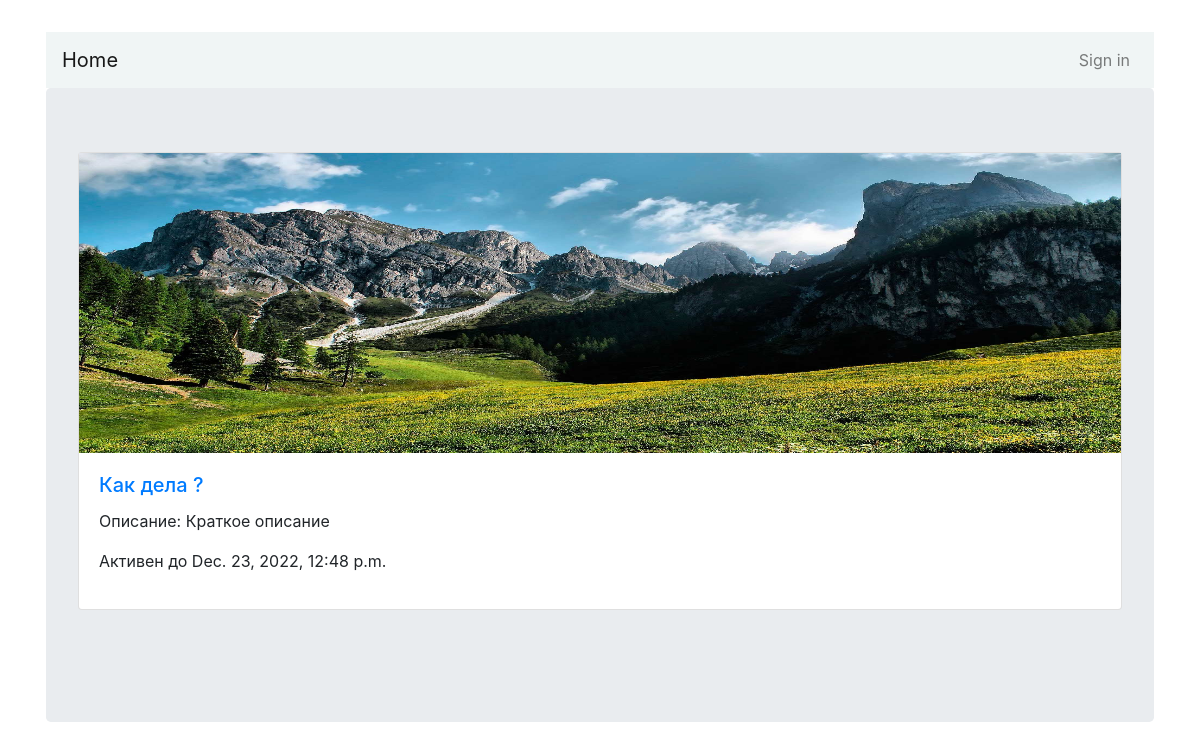
The app's page /index/ with its own data.
### users/models.py (models this page shows, shortened)
class Question(models.Model):
    question_text = models.CharField(max_length=200)
    pub_date = models.DateTimeField('Date published')
    life_time = models.DateTimeField(default=datetime.now() + timedelta(days=1),
                                     verbose_name='Время жизни',
                                     null=False)
    votes = models.IntegerField(default=0)
    img = models.ImageField(null=True, default='default.jpg', upload_to="images/question")
    description = models.TextField(max_length=600, null=True)
    description2 = models.TextField(max_length=600, null=True)

### users/views.py (the view)
# urls.py: path('index/', views.IndexView.as_view(), name='index'),
class IndexView(generic.ListView):
    template_name = 'polls/index.html'
    context_object_name = 'latest_question_list'
    def get_queryset(self):
        return Question.objects.all()

### users/templates/polls/index.html
{% extends "users/base.html" %}
{% block content %}
{% if latest_question_list %}
<div class="jumbotron">
    {% for question in latest_question_list %}
    {% if question.pub_date < question.life_time or user.is_superuser %}
    <div class="card mb-5">
        <img src="{{ question.img.url }}" alt="..." height="300px">
        <div class="card-body">
            <h5 class="card-title"><a href="{% url 'detail' question.id %}">{{question.question_text}}</a></h5>
            <p class="card-text">Описание: {{ question.description }}</p>
            <p> Активен до {{ question.life_time }} </p>
        </div>
    </div>
    {% endif %}
    {% endfor %}
    {% else %}
    <p>
        Нет вопросов!
    </p>
</div>
{% endif %}
{% endblock %}

### records on screen
Question: img (picture), question_text "Как дела ?", description "Краткое описание", life_time "Dec. 23, 2022, 12:48 p.m."
